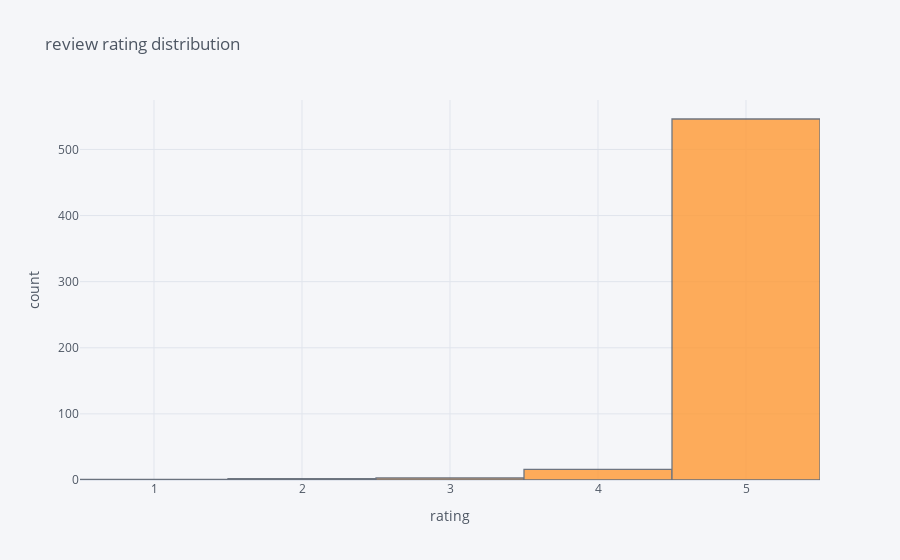

The code cell stored with this chart in its notebook:
### Code cell
df_copy["ratings"].iplot(kind="hist", xTitle = "rating", yTitle="count", title="review rating distribution")

### Figure 1 — Plotly figure (JSON) as saved in the notebook; plotly's stock layout.template omitted (floating-point values rounded to 4 significant figures; data arrays with more than 128 entries replaced by an {"elided": "..."} marker saying what was removed)
{"data": [{"histfunc": "count", "histnorm": "", "marker": {"color": "rgba(255, 153, 51, 1.0)", "line": {"color": "#4D5663", "width": 1.3}}, "name": "ratings", "opacity": 0.8, "orientation": "v", "type": "histogram", "x": {"elided": "568 int values"}}], "layout": {"barmode": "overlay", "legend": {"bgcolor": "#F5F6F9", "font": {"color": "#4D5663"}}, "paper_bgcolor": "#F5F6F9", "plot_bgcolor": "#F5F6F9", "title": {"font": {"color": "#4D5663"}, "text": "review rating distribution"}, "xaxis": {"gridcolor": "#E1E5ED", "showgrid": true, "tickfont": {"color": "#4D5663"}, "title": {"font": {"color": "#4D5663"}, "text": "rating"}, "zerolinecolor": "#E1E5ED"}, "yaxis": {"gridcolor": "#E1E5ED", "showgrid": true, "tickfont": {"color": "#4D5663"}, "title": {"font": {"color": "#4D5663"}, "text": "count"}, "zerolinecolor": "#E1E5ED"}}}
